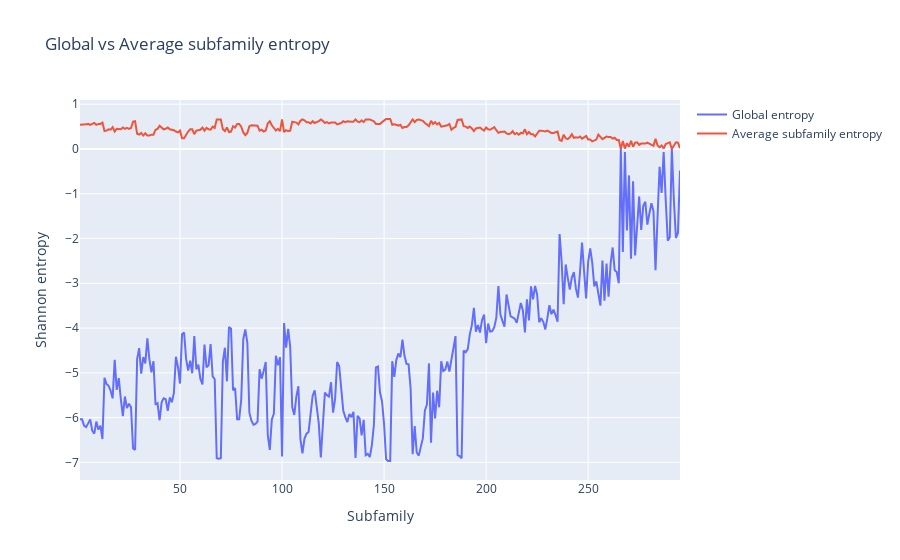

Notebook cell for this chart:
### Code cell
# Plot global vs average subfamily entropy

fig = go.Figure()
fig.add_trace(go.Scatter(x=list(range(1, len(global_entropy) + 1)), y=global_entropy, mode='lines', name='Global entropy'))
fig.add_trace(go.Scatter(x=list(range(1, len(average_subfam) + 1)), y=average_subfam, mode='lines', name='Average subfamily entropy'))
fig.update_layout(title='Global vs Average subfamily entropy', xaxis_title='Subfamily', yaxis_title='Shannon entropy')
fig.show()

### Figure 1 — Plotly figure (JSON) as saved in the notebook; plotly's stock layout.template omitted (floating-point values rounded to 4 significant figures; data arrays with more than 128 entries replaced by an {"elided": "..."} marker saying what was removed)
{"data": [{"mode": "lines", "name": "Global entropy", "type": "scatter", "x": {"elided": "295 int values"}, "y": {"elided": "295 float values"}}, {"mode": "lines", "name": "Average subfamily entropy", "type": "scatter", "x": {"elided": "295 int values"}, "y": {"elided": "295 float values"}}], "layout": {"title": {"text": "Global vs Average subfamily entropy"}, "xaxis": {"title": {"text": "Subfamily"}}, "yaxis": {"title": {"text": "Shannon entropy"}}}}
